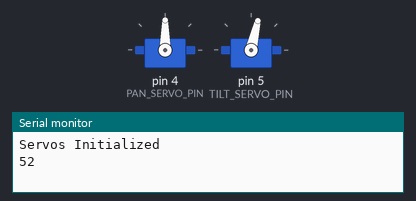
Bench run of a sketch on a simulated Arduino Uno, built with avr-gcc and run on an emulated ATmega328P. Parts: 2 × servo, the last lines printed to the serial monitor. Random numbers use the default seed unless the sketch sets one.

Above: at 2.26 s.
At 6.3 s:
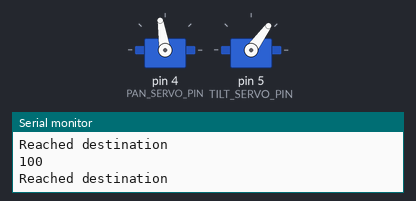
At 18.2 s:
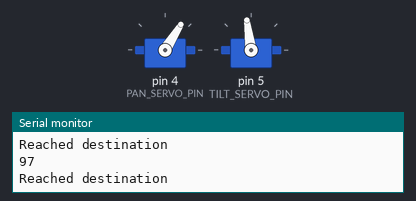
At 37.3 s:
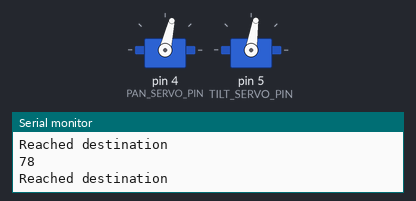
Timing chart, 0 to 40.0 s (numbered marks = the images above):
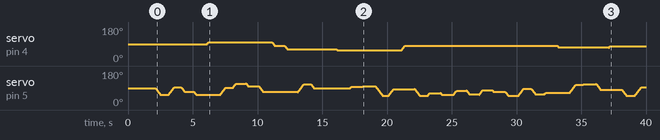

The sketch:

servo_tutorial.ino
```cpp
/* =============================================================
--- Advanced Servo Tutorial by lensdigital.com ---
This sketch uses standard Arduino library
It shows how to use non-blocking functions to control servos
and adjust servo rotation speed.
It also uses Random to randomise servo movements
 =============================================================== */
#include <Servo.h>

#define MAX_SERVO_NUM 2  // Current number of servos
#define PAN_SERVO_PIN 4  // Arduino Pin connected to servo
#define TILT_SERVO_PIN 5 // Arduino Pin connected to servo

#define PAN_MIN 10   // Minimum position (in degrees)
#define PAN_MAX 170  // Minimum position (in degrees)
#define TILT_MIN 10  // Minimum position (in degrees)
#define TILT_MAX 170 // Maximum position (in degrees)
#define INIT_POS 90  // Initial servo position (in degrees)

#define PAN_SERVO 0 // Gives meaningful name to array index element
#define TILT_SERVO 1 // Gives meaningful name to array index element


bool activeServo[MAX_SERVO_NUM]; // Keeps tracking of servoes that need to change
int currDeg[MAX_SERVO_NUM]; // Keep track of current degree locaiton for each servo
int targetDeg[MAX_SERVO_NUM]; //Target rotation degree fore each servo
int servoLimit[MAX_SERVO_NUM][2]={ {PAN_MIN, PAN_MAX}, {TILT_MIN,TILT_MAX},}; // Servos Max Min limits
volatile unsigned long lastUpdate = 0; // Keeps time of last time servo moved
volatile unsigned long lastRandomMove = 0; // Keeps time of last time servo moved randomly
int servoSpeed=0; // Controls how frequently servo function runs, thus controlling speed of servo (ms)
int timeoutB4NextMove = 1000; // Wait between moving servos again (ms)

Servo myservo[MAX_SERVO_NUM];  // create servo object array to control a servos

void setup() {
  Serial.begin(115200);\
  // Initialize servos
  myservo[PAN_SERVO].attach(PAN_SERVO_PIN);  // attaches the servo on pin 9 to the servo object
  myservo[TILT_SERVO].attach(TILT_SERVO_PIN);  // attaches the servo on pin 9 to the servo object
  // Initialize servos and variable arrays
  for (int i=0; i < MAX_SERVO_NUM; i++) {
    activeServo[i] = false; // Fill array with "deactivate" values
    currDeg[i] = INIT_POS; // Fill array with initial positoin
    targetDeg[i] = INIT_POS; // Fill array with initial positoin
    myservo[i].write(currDeg[i]); // Rotate servos to initial position
    delay (50);
  }
  Serial.println ("Servos Initialized");
  delay (2000);
}

void loop() {
  updateServo(PAN_SERVO);
  updateServo(TILT_SERVO);
  randomMove(TILT_SERVO,45,120);
  randomMove(PAN_SERVO,45,120);
}

// =========================================================
// --- Sets servos to random position between Min and Max
// =========================================================
void randomMove(int servoID, int mMin, int mMax) {
  if (activeServo[servoID]) return; // Servo is currently updating
  if ((unsigned long)millis()-lastRandomMove > timeoutB4NextMove ) { // It's time to execute
    lastRandomMove=millis(); // Remember the time we executed
    int rPos = random (mMin,mMax); // Generate random number in specified range
    Serial.println (rPos); // Debug
    moveServo (servoID, rPos, 10); // Enable servo movement
  }
}
// =========================================================
// --- Enabes movement of servo to target degree and speed
// ========================================================
void moveServo (char servoID, int newTarget, int newSpeed) {
  if (activeServo[servoID]) return; // Servo is currently updating
  activeServo[servoID]=true;
  if (newTarget < servoLimit[servoID][0]) targetDeg[servoID]=servoLimit[servoID][0]; // Servo taraget is below MIN, override
  else
  if (newTarget > servoLimit[servoID][1]) targetDeg[servoID]=servoLimit[servoID][1]; // Servo Target is above MAX, override
  else  targetDeg[servoID]=newTarget; // Servo Target is within limits. No need to override
  servoSpeed = newSpeed;
}
// ===============================================================================
// --- Moves servos when needed. Constantly executes via main loop. Non blocking
// ===============================================================================
void updateServo(char servoID) {
  if (!activeServo[servoID]) return; // No servos need updating, exiting.
  if (currDeg[servoID]==targetDeg[servoID]) { // Reached destination
    activeServo[servoID]=false;
    Serial.println ("Reached destination");
    // You can perform some action here (i.e. call a function to take pictures, fire laser, etc.)
    return;
  } // MAIN PART
  if ((unsigned long)millis()-lastUpdate > servoSpeed ) {// It's time to execute
    lastUpdate=millis();
    myservo[servoID].write(currDeg[servoID]);// Move servo to current location
    if (currDeg[servoID] > targetDeg[servoID])
      currDeg[servoID]--;    // Rotate CW (decrement position)
    else currDeg[servoID]++; // Rotate CCW (increment position)
  }
}
```
